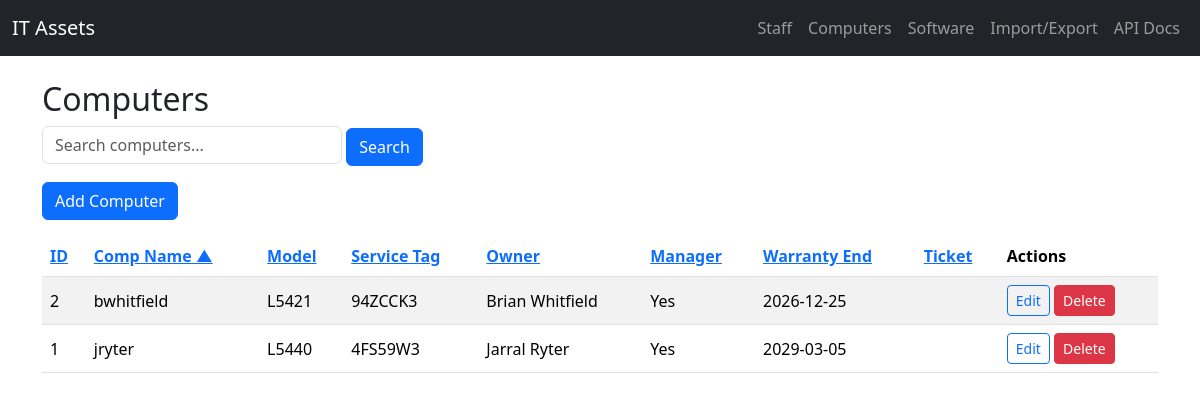
The app's page /computers with its own data.
### app/models.py (models this page shows)
class Computer(Base):
    __tablename__ = 'computers'
    computer_id = Column(Integer, primary_key=True, index=True)
    staff_id = Column(Integer, ForeignKey('staff.staff_id', onupdate='CASCADE', ondelete='CASCADE'), nullable=False)
    comp_name = Column(String, nullable=False, unique=True)
    computer_model = Column(String, nullable=False)
    service_tag = Column(String, nullable=False, unique=True)
    warranty_end = Column(Date, nullable=True)
    manager_staff_id = Column(Integer, ForeignKey('staff.staff_id', onupdate='CASCADE', ondelete='SET NULL'), nullable=True)
    is_manager = Column(Integer, nullable=False, default=0)  # 0/1 boolean
    ticket_number = Column(String, nullable=True)
    owner = relationship('Staff', foreign_keys=[staff_id], back_populates='computers')
    software = relationship('SpecialSoftware', back_populates='computer', cascade='all, delete-orphan')

class Staff(Base):
    __tablename__ = 'staff'
    staff_id = Column(Integer, primary_key=True, index=True)
    name = Column(String, nullable=False)
    email = Column(String, unique=True, nullable=True)
    computers = relationship(
    'Computer',
    back_populates='owner',
    cascade='all, delete-orphan',
    foreign_keys='Computer.staff_id',   # disambiguate: use the owner FK
    )
    __table_args__ = (
        UniqueConstraint('name', name='uq_staff_name'),
    )

### app/main.py (the view)
@app.get('/computers')
async def computers_list(request: Request, sort: str = 'comp_name', dir: str = 'asc', q: str = '', db: Session = Depends(get_db)):
    sort = sort if sort in {'id', 'comp_name', 'model', 'service_tag', 'owner', 'warranty_end', 'is_manager', 'ticket_number'} else 'comp_name'
    dir = 'desc' if dir == 'desc' else 'asc'
    rows = list_computers(db, sort, dir, q)
    return templates.TemplateResponse('computer_list.html', {'request': request, 'computers': rows, 'sort': sort, 'dir': dir, 'q': q})

### app/templates/computer_list.html (shortened to what this page needs)
{% extends 'base.html' %}
{% block content %}
<h2>Computers</h2>
<form method="get" class="mb-3">
  <input type="text" name="q" value="{{ q }}" placeholder="Search computers..." class="form-control" style="max-width:300px; display:inline-block;">
  <button class="btn btn-primary">Search</button>
</form>
<a class="btn btn-primary mb-3" href="/computers/new">Add Computer</a>
<table class="table table-striped">
<thead>
  <tr>
    <th><a href="/computers?sort=id&dir={{ 'desc' if sort=='id' and dir=='asc' else 'asc' }}&q={{ q }}">ID{% if sort=='id' %} {{ '▲' if dir=='asc' else '▼' }}{% endif %}</a></th>
    <th><a href="/computers?sort=comp_name&dir={{ 'desc' if sort=='comp_name' and dir=='asc' else 'asc' }}&q={{ q }}">Comp Name{% if sort=='comp_name' %} {{ '▲' if dir=='asc' else '▼' }}{% endif %}</a></th>
    <th><a href="/computers?sort=model&dir={{ 'desc' if sort=='model' and dir=='asc' else 'asc' }}&q={{ q }}">Model{% if sort=='model' %} {{ '▲' if dir=='asc' else '▼' }}{% endif %}</a></th>
    <th><a href="/computers?sort=service_tag&dir={{ 'desc' if sort=='service_tag' and dir=='asc' else 'asc' }}&q={{ q }}">Service Tag{% if sort=='service_tag' %} {{ '▲' if dir=='asc' else '▼' }}{% endif %}</a></th>
    <th><a href="/computers?sort=owner&dir={{ 'desc' if sort=='owner' and dir=='asc' else 'asc' }}&q={{ q }}">Owner{% if sort=='owner' %} {{ '▲' if dir=='asc' else '▼' }}{% endif %}</a></th>
    <th><a href="/computers?sort=is_manager&dir={{ 'desc' if sort=='is_manager' and dir=='asc' else 'asc' }}&q={{ q }}">Manager{% if sort=='is_manager' %} {{ '▲' if dir=='asc' else '▼' }}{% endif %}</a></th>
    <th><a href="/computers?sort=warranty_end&dir={{ 'desc' if sort=='warranty_end' and dir=='asc' else 'asc' }}&q={{ q }}">Warranty End{% if sort=='warranty_end' %} {{ '▲' if dir=='asc' else '▼' }}{% endif %}</a></th>
    <th><a href="/computers?sort=ticket_number&dir={{ 'desc' if sort=='ticket_number' and dir=='asc' else 'asc' }}&q={{ q }}">Ticket{% if sort=='ticket_number' %} {{ '▲' if dir=='asc' else '▼' }}{% endif %}</a></th>
    <th>Actions</th>
  </tr>
</thead>
<tbody>
{% for c in computers %}
  <tr>
    <td>{{ c.computer_id }}</td>
    <td>{{ c.comp_name }}</td>
    <td>{{ c.computer_model }}</td>
    <td>{{ c.service_tag }}</td>
    <td>{{ c.owner.name }}</td>
    <td>{{ 'Yes' if c.is_manager else 'No' }}</td>
    <td>{{ c.warranty_end or '' }}</td>
    <td>{{ c.ticket_number or '' }}</td>
    <td>
      <a class="btn btn-sm btn-outline-primary" href="/computers/{{ c.computer_id }}/edit">Edit</a>
      <form method="post" action="/computers/{{ c.computer_id }}/delete" style="display:inline">
        <button class="btn btn-sm btn-danger" onclick="return confirm('Delete this computer?')">Delete</button>
      </form>
    </td>
  </tr>
{% endfor %}
</tbody>
</table>
{% endblock %}

### app/static/style.css (style rules this page uses)
body { padding-bottom: 3rem; }
.table td, .table th { vertical-align: middle; }

### records on screen
Computer: computer_id "2", comp_name "bwhitfield", computer_model "L5421", service_tag "94ZCCK3", owner.name "Brian Whitfield", is_manager "Yes", warranty_end "2026-12-25"
Computer: computer_id "1", comp_name "jryter", computer_model "L5440", service_tag "4FS59W3", owner.name "Jarral Ryter", is_manager "Yes", warranty_end "2029-03-05"

### other values on screen
{{ '▲' if dir=='asc' else '▼' }} "▲"
